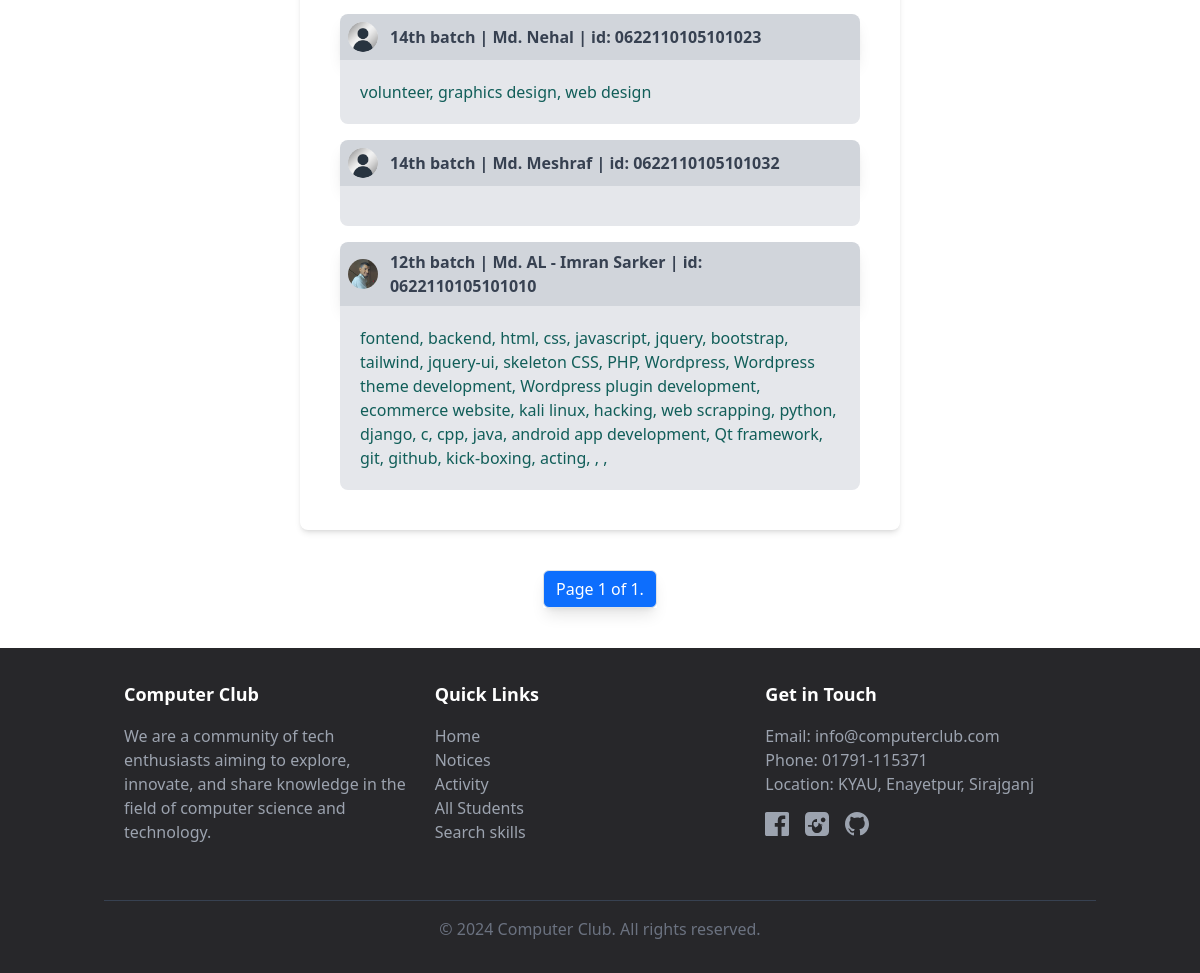
The page /students/search_skills/ (lower part) on the database as committed earlier.
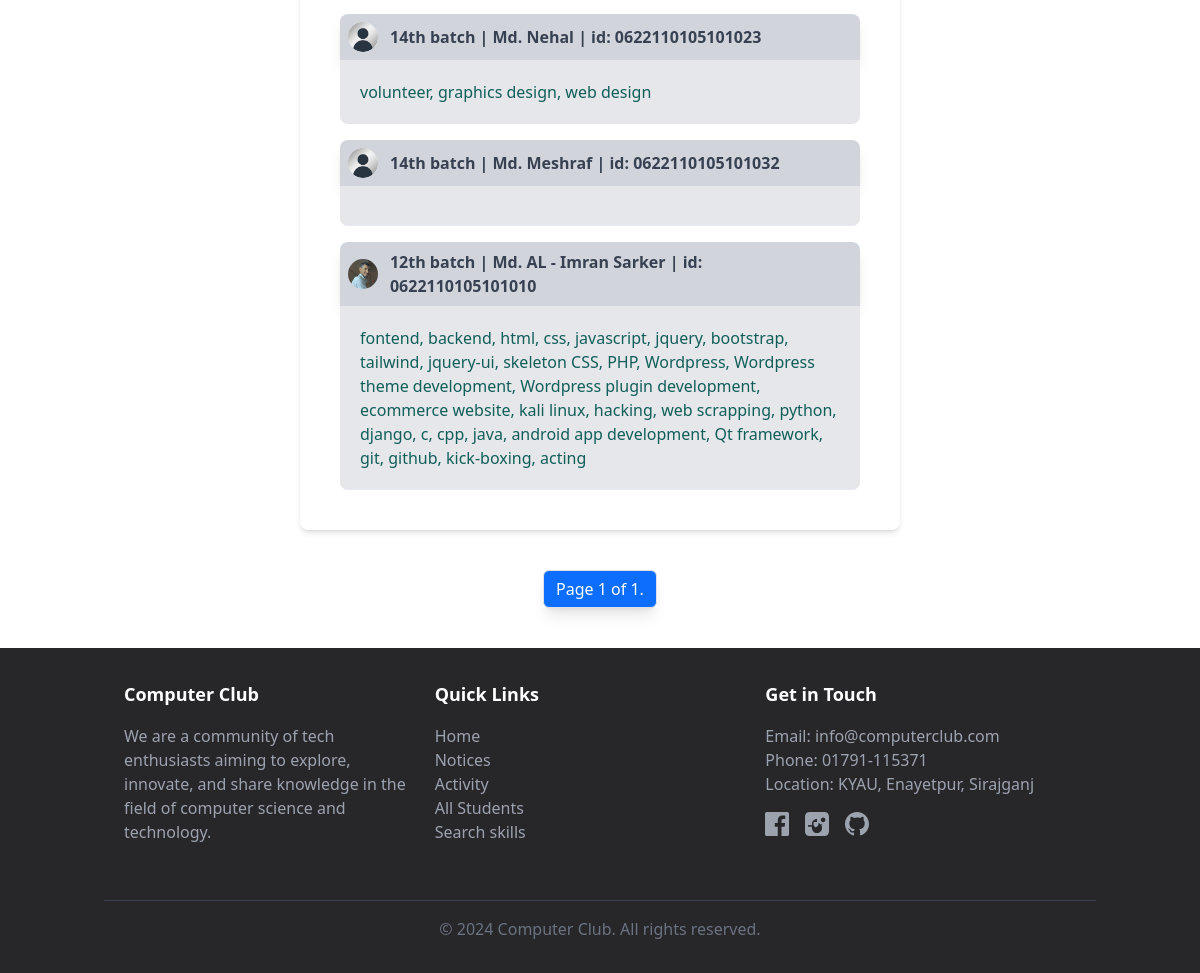
The same page on the database as committed later.
### students/models.py (models this page shows, shortened)
class Student_Model(models.Model):
    photo = models.ImageField(upload_to='students_profile_pic', blank=True, null=True)
    user = models.OneToOneField(User, related_name='profile', on_delete=models.CASCADE)
    name = models.CharField(max_length=40)
    batch = models.IntegerField(blank=True, null=True)
    std_id = models.CharField(max_length=16)
    description = models.TextField(blank=True, null=True)
    cv = models.FileField(upload_to='students_cv/', blank=True, null=True)
    skills = models.CharField(max_length=1000, blank=True, null=True)
    passion = models.CharField(max_length=1000, blank=True, null=True)
    slug = models.SlugField(unique=True)
    class Meta():
        ordering = ['-batch', 'std_id']
        verbose_name= 'Student Info'
    def __str__(self):
        return f'{self.batch}th batch | {self.name} | id: {self.std_id}'

class Thumbnail_photo(models.Model):
    profile = models.OneToOneField(Student_Model, related_name='thumbnail', on_delete=models.CASCADE)
    image = models.ImageField(upload_to='thumbnails', blank=True, null=True)
    class Meta():
        ordering = ['-pk']

### students/views.py (the view)
# urls.py: path('search_skills/', views.Search_skills.as_view(), name='search_skills'),
class Search_skills(ListView):
    model = Student_Model
    template_name = 'search_skills.html'
    context_object_name = 'students'
    paginate_by = 40
    def get_queryset(self):
        key = self.request.GET.get('skill', '')
        if key:
            return Student_Model.objects.filter(skills__icontains=key)
        return super().get_queryset()
    def get_context_data(self, **kwargs):
        context = super().get_context_data(**kwargs)
        context['search_query'] = self.request.GET.get('skill', '')
        return context

### students/templates/search_skills.html (shortened to what this page needs)
{% extends 'base.html' %}   {% load static %}
{% block main_tag_style %}
<style>
#suggestions div {
    padding: 8px;
    cursor: pointer;
}
#suggestions div:hover {
    background-color: #f3f4f6;
}
#suggestions {
    display: block !important;  /* Force it to be shown when necessary */
    position: absolute;
    width: 100%;
    background-color: white;
    border: 1px solid #ccc;
    z-index: 1000;
}
</style>
{% endblock %}
{% block body %}
<div class="md:w-1/2 md:mx-auto mx-2 my-10 md:p-10 p-2 rounded-lg shadow-md">
        {% for std in students %}
            <a href="{% url 'studentsapp:student-profile' slug=std.slug %}">
                <div class="flex align-items-center p-2 my-4 rounded-t-lg bg-gray-300 shadow-lg font-semibold text-gray-700">
                    <span class="inline-block h-[30px] w-[30px] rounded-full overflow-hidden me-3">
                        <img src="{% if std.thumbnail.image %}{{ std.thumbnail.image.url }} {% else %} {% static 'images/profile_sm.png' %} {% endif %}" alt="">
                    </span>
                    {{ std }}
                </div>
                <div class="bg-gray-200 mt-[-16px] p-5 rounded-b-lg font-medium text-teal-800" id="skills-output-{{ forloop.counter }}">{{ std.skills }}</div>
            </a>
        {% empty %}
            <div class="p-2 my-4 rounded-t-lg bg-gray-200 shadow-lg font-medium text-lg text-red-500 text-center">No match found.</div>
        {% endfor %}
</div>
<nav class="my-10">
    <ul class="pagination w-fit mx-auto shadow-lg">
        <li class="page-item">
            <a class="page-link text-bg-primary" href="#">Page {{ page_obj.number }} of {{ paginator.num_pages }}.</a>
        </li>
    </ul>
</nav>
{% endblock %}

Rows that differ between the two databases and show on the page:
changed Student_Model "12th batch | Md. AL - Imran Sarker | id: 0622110105101010": skills "…framework, git, github, kick-boxing, acting, , ," → "…framework, git, github, kick-boxing, acting"
